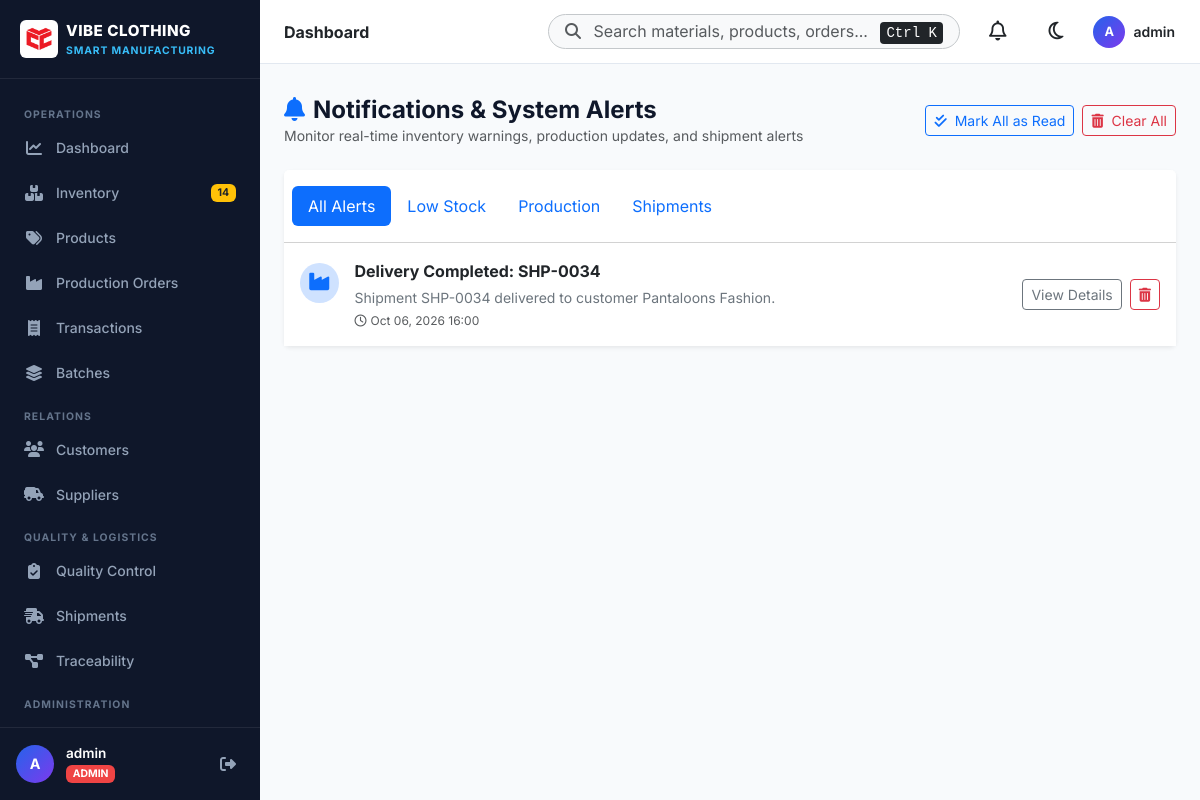
Page /notifications (signed in) on the committed database.
### models/notification.py (models this page shows, shortened)
class Notification(db.Model):
    __tablename__ = 'notifications'
    id = db.Column(db.Integer, primary_key=True)
    title = db.Column(db.String(120), nullable=False)
    message = db.Column(db.Text, nullable=False)
    type = db.Column(db.String(20), nullable=False, default='info') # info, warning, danger, success
    link = db.Column(db.String(255), nullable=True)
    is_read = db.Column(db.Boolean, default=False)
    created_at = db.Column(db.DateTime, default=datetime.utcnow)

### routes/notifications.py (the view)
@notifications_bp.route('/notifications')
@login_required
def list_notifications():
    category = request.args.get('category')
    query = Notification.query.order_by(Notification.created_at.desc())
    if category == 'low_stock':
        query = query.filter(Notification.title.ilike('%stock%') | Notification.message.ilike('%stock%'))
    elif category == 'new_order':
        query = query.filter(Notification.title.ilike('%production%') | Notification.title.ilike('%order%'))
    elif category == 'shipment_pending':
        query = query.filter(Notification.title.ilike('%shipment%') | Notification.message.ilike('%shipment%'))
    notifications = query.all()
    return render_template('notifications/index.html', notifications=notifications, selected_category=category)

### templates/notifications/index.html (shortened to what this page needs)
{% extends "base.html" %}
{% block content %}
<div class="d-flex align-items-center justify-content-between mb-4">
    <div>
        <h4 class="fw-bold m-0"><i class="fa-solid fa-bell text-primary me-2"></i>Notifications & System Alerts</h4>
        <p class="text-muted small m-0">Monitor real-time inventory warnings, production updates, and shipment alerts</p>
    </div>
    <div class="d-flex gap-2">
        <button class="btn btn-outline-primary btn-sm" id="page-mark-all-read-btn">
            <i class="fa-solid fa-check-double me-1"></i> Mark All as Read
        </button>
        <button class="btn btn-outline-danger btn-sm" id="page-clear-all-btn">
            <i class="fa-solid fa-trash-can me-1"></i> Clear All
        </button>
    </div>
</div>
<div class="card shadow-sm border-0">
    <div class="card-header bg-white py-3">
        <div class="nav nav-pills card-header-pills">
            <a class="nav-link {% if not selected_category %}active{% endif %}" href="{{ url_for('notifications.list_notifications') }}">All Alerts</a>
            <a class="nav-link {% if selected_category == 'low_stock' %}active{% endif %}" href="{{ url_for('notifications.list_notifications', category='low_stock') }}">Low Stock</a>
            <a class="nav-link {% if selected_category == 'new_order' %}active{% endif %}" href="{{ url_for('notifications.list_notifications', category='new_order') }}">Production</a>
            <a class="nav-link {% if selected_category == 'shipment_pending' %}active{% endif %}" href="{{ url_for('notifications.list_notifications', category='shipment_pending') }}">Shipments</a>
        </div>
    </div>
    <div class="card-body p-0">
        {% if notifications %}
        <div class="list-group list-group-flush">
            {% for notif in notifications %}
            <div class="list-group-item p-3 d-flex align-items-center justify-content-between {% if not notif.is_read %}bg-light-subtle fw-semibold{% endif %}">
                <div class="d-flex align-items-start gap-3">
                    <div class="rounded-circle p-2 bg-primary-subtle text-primary mt-1">
                        {% if 'stock' in (notif.type or '') %}
                            <i class="fa-solid fa-triangle-exclamation text-warning fs-5"></i>
                        {% elif 'shipment' in (notif.type or '') %}
                            <i class="fa-solid fa-truck text-info fs-5"></i>
                        {% else %}
                            <i class="fa-solid fa-industry text-primary fs-5"></i>
                        {% endif %}
                    </div>
                    <div>
                        <div class="d-flex align-items-center gap-2">
                            <span class="text-dark fw-bold">{{ notif.title }}</span>
                        </div>
                        <div class="text-secondary small mt-1">{{ notif.message }}</div>
                        <div class="text-muted" style="font-size: 0.75rem; margin-top: 4px;">
                            <i class="fa-regular fa-clock me-1"></i>{{ notif.created_at.strftime('%b %d, %Y %H:%M') if notif.created_at else '' }}
                        </div>
                    </div>
                </div>
                <div class="d-flex align-items-center gap-2">
                    {% if notif.link and notif.link != '#' %}
                    <a href="{{ notif.link }}" class="btn btn-sm btn-outline-secondary">View Details</a>
                    {% endif %}
                    <button class="btn btn-sm btn-outline-danger" onclick="deleteNotif({{ notif.id }})" title="Delete Notification">
                        <i class="fa-solid fa-trash-can"></i>
                    </button>
                </div>
            </div>
            {% endfor %}
        </div>
        {% else %}
        <div class="text-center p-5 text-muted">
            <i class="fa-regular fa-bell-slash fs-1 text-secondary mb-3 d-block"></i>
            <h5>No notifications found</h5>
            <p class="small">System alerts for low stock, production delays, and shipments will appear here.</p>
        </div>
        {% endif %}
    </div>
</div>
{% endblock %}

### static/css/custom.css (style rules this page uses)
:root { --sidebar-bg: #0f172a; --sidebar-hover: #1e293b; --sidebar-text: #94a3b8; --sidebar-active-text: #ffffff; --sidebar-active-bg: #2563eb; --content-bg: #f8fafc; --card-bg: #ffffff; --text-primary: #0f172a; --text-secondary: #64748b; --border-color: #e2e8f0; --brand-primary: #2563eb; --brand-purple: #7c3aed; --brand-success: #10b981; --brand-warning: #f59e0b; --brand-danger: #ef4444; }
body { font-family: 'Inter', system-ui, -apple-system, sans-serif; background-color: var(--content-bg); color: var(--text-primary); min-height: 100vh; margin: 0; overflow-x: hidden; }

### rows in the picture
Notification: type "success" (drawn), title "Delivery Completed: SHP-0034", message "Shipment SHP-0034 delivered to customer Pantaloons Fashion.", created_at "Oct 06, 2026 16:00"

### other values in the picture
{{ low_stock_count }} "14"
{{ current_user.username[0] | upper }} "A"
{{ current_user.username }} "admin"
{{ current_user.role | upper }} "ADMIN"
